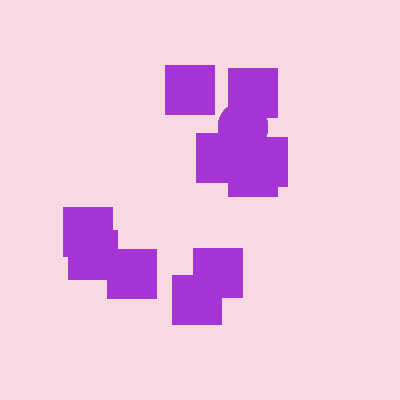
Frame 1 (no input)
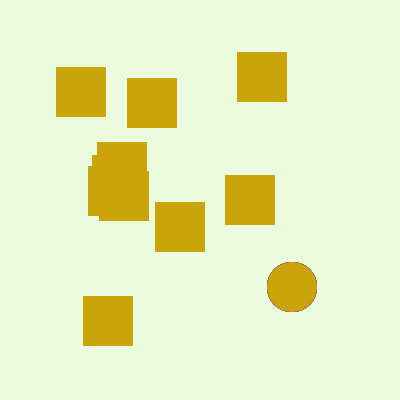
Frame 60 (the mouse pressed at the canvas centre just before this capture)
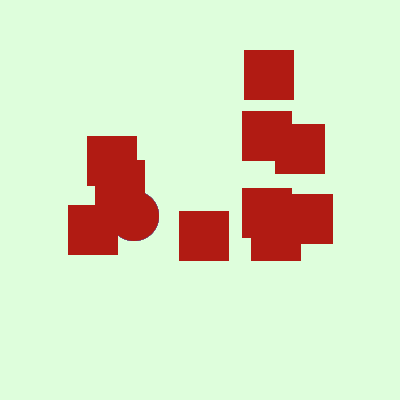
Frame 120 (the mouse held since frame 60 and released just before this capture)

The Processing sketch that drew these frames (run headless with seeded random() and noise(); from frame 60 on, the mouse is pressed at the canvas centre):

// Processing sketch: processing_133465
// ── processing_133465.pde

void setup(){  
  size(400, 400);
  frameRate(10);
}

void draw(){
  int position1 = (int)random(50, 350);
  int position2 = (int)random(50, 350);
  int size1     = (int)random(20, 100);
  int size2     = (int)random(20, 100);
  int x = 0;
  
  background((int)random(200, 255), (int)random(200,255), (int)random(200,255));
  
  while(x < 50) {
    noStroke();
    fill((int)random(255), (int)random(255), (int)random(255));
    ellipse(position1, position2, 50, 50);
    x++;
  }
  
  for(int i = 0; i < 10; i++){
     rect((int)random(50, 300), (int)random(50, 300), 50, 50);
  }  
}
